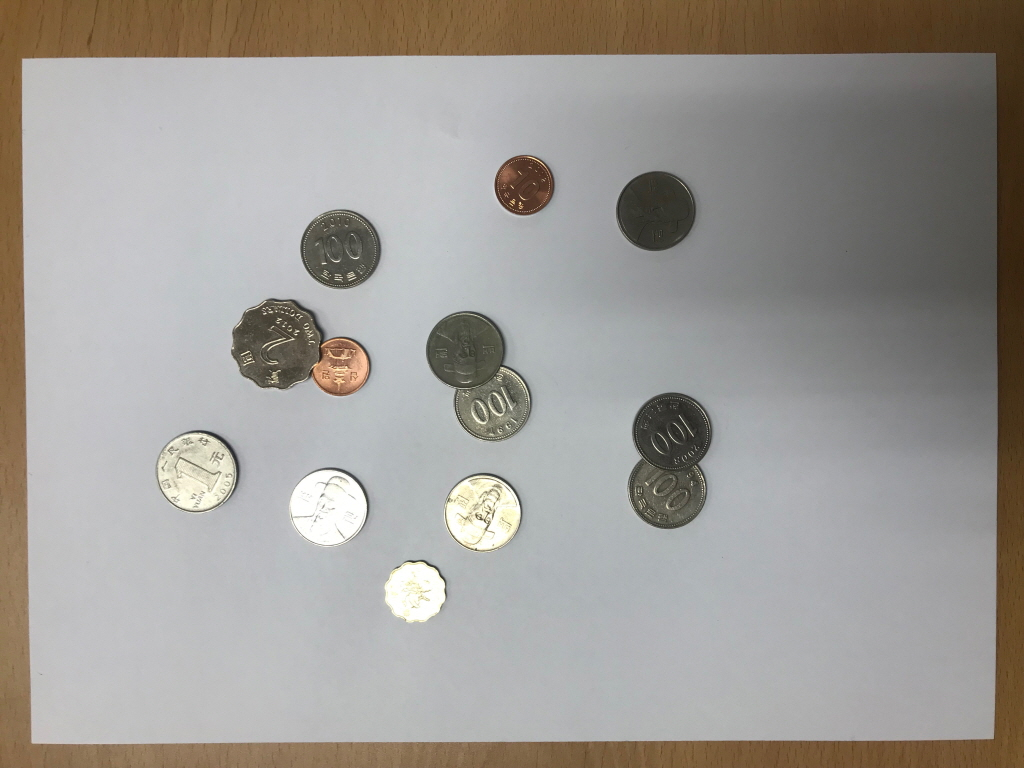
#> input picture HomeWork/HW3/coin3.JPG, 1024 x 768 px, found by its file name
$ jupyter execute HW3.ipynb
#> lines starting #> are read from the running program, lines starting #| are printed output that depends on the picture; after the words box and inside, x2 and y2 are one past the last pixel; in counts of white or black regions, pixels touching at a corner belong together
# Homework 3 due to 10.7
### CountCoin

[cell 1]
# import modules
import numpy as np
import cv2

[cell 2]
# 실행 함수
def run_main():

    # Read Image
    img = cv2.imread('coin3.jpg', 1)
#> img is the input picture: shape (768, 1024, 3); mean B, G, R 149.9, 154.6, 158.2

    while(True):

        # 동전을 인식할 ROI 지정
        roi = img[120 : 650, 250 : 800]
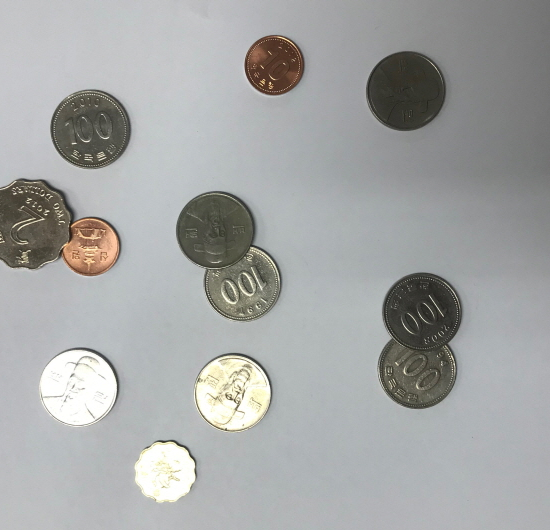
#> roi: shape (530, 550, 3); mean B, G, R 165.3, 166, 164.5
        gray = cv2.cvtColor(roi, cv2.COLOR_BGR2GRAY)
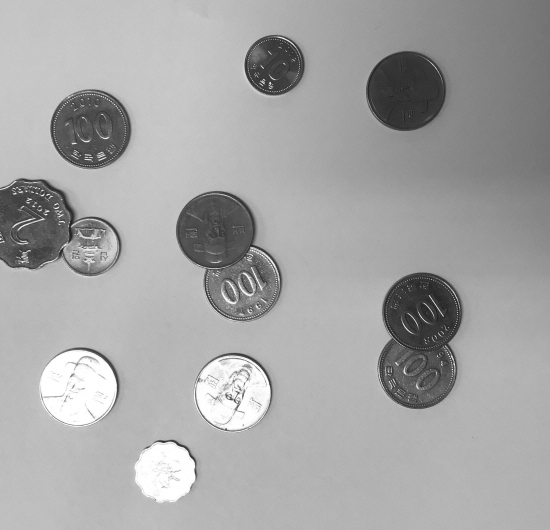
#> gray: shape (530, 550); min 30, max 255, mean 165.4

        # GaussianBlur함수로 smoothing 처리
        gray_blur = cv2.GaussianBlur(gray, (15, 15), 0)
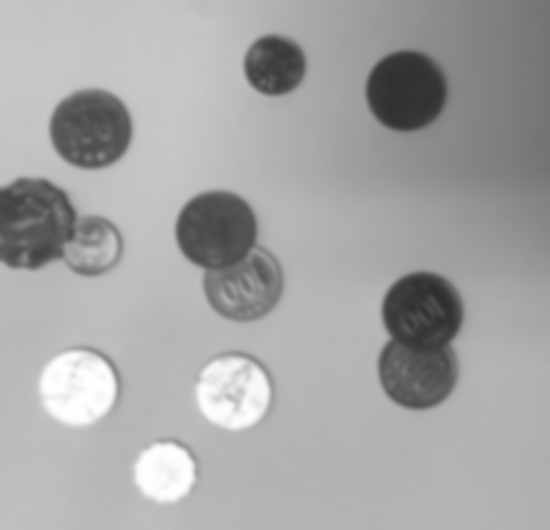
#> gray_blur: shape (530, 550); min 46, max 255, mean 165.4

        # adaptiveThreshold()로 이미지 임계처리
        thresh = cv2.adaptiveThreshold(gray_blur, 255, cv2.ADAPTIVE_THRESH_GAUSSIAN_C,cv2.THRESH_BINARY_INV, 11, 1)
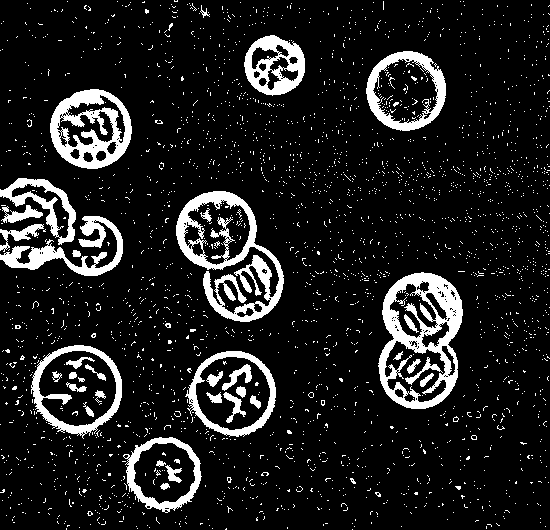
#> thresh: shape (530, 550); 11.8% white; 2693 white regions (2653 under 20 px), largest, box (x1, y1, x2, y2) and area: (378, 272, 463, 409) 4927, (176, 191, 284, 322) 4634, (50, 89, 132, 169) 3311

        # 2x2(unit8)로 커널 생성
        kernel = np.ones((2, 2), np.uint8)

        # 모폴로지 연산
        # cv2.morphologyEx()
        closing = cv2.morphologyEx(thresh, cv2.MORPH_CLOSE, kernel, iterations=5)
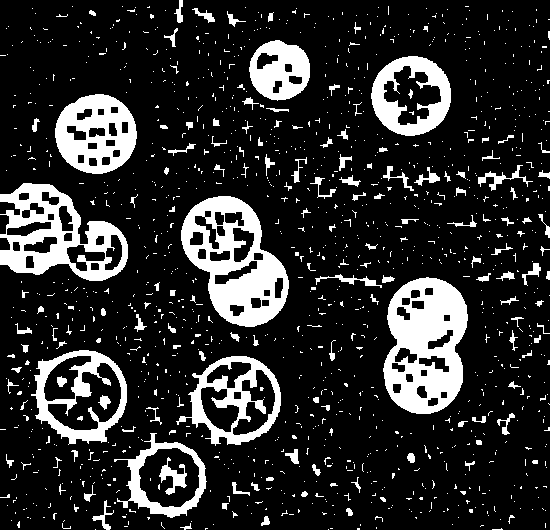
#> closing: shape (530, 550); 17.1% white; 1257 white regions (1104 under 20 px)

        # 모폴로지 연산된 이미지를 cont_img에 copy
        cont_img = closing.copy()

        # 윤곽선 검출 --> 하얀색의 객체를 검출
        # 배경은 검은색 / 검출하려는 물체는 하얀색 --> 이진화 처리된 이미지를 사용해야함.
        # cv2.findContours(이진화 이미지, 검색방법, 근사화방법)
        contours, hierarchy = cv2.findContours(cont_img, cv2.RETR_EXTERNAL,cv2.CHAIN_APPROX_SIMPLE)
#> contours = 1247 contours, 1165 with area under 20; largest, box (x1, y1, x2, y2) and area: (181, 196, 289, 327) 9054, (383, 277, 468, 414) 8989, (0, 183, 128, 281) 7968, (31, 350, 127, 445) 6542, (176, 356, 281, 446) 6026

        for cnt in contours:
            area = cv2.contourArea(cnt)
            if area < 2400 or area > 5000:
                continue
            if len(cnt) < 5:
                continue
            ellipse = cv2.fitEllipse(cnt)
            cv2.ellipse(roi, ellipse, (0,255,0), 2)
#> this loop made 1247 passes
#> area on passes 30, 60: 40.5, 28
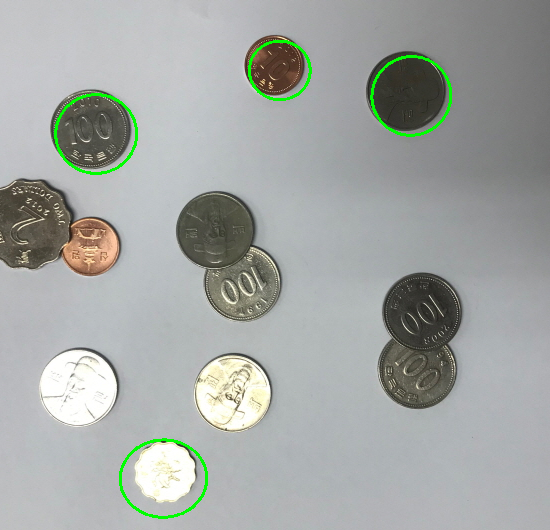
#> roi: shape (530, 550, 3); 0.96% of pixels changed, all inside (x1, y1, x2, y2) = (54, 40, 452, 519)

        cv2.imshow("Morphological Closing", closing)
        cv2.imshow("Adaptive Thresholding", thresh)
        cv2.imshow('Contours', roi)

        if cv2.waitKey(1) & 0xFF == ord('q'):
#> (key q is pressed here)
            break

    cv2.waitKey(0)
    cv2.destroyAllWindows()
    cv2.waitKey(1)

$ run again, with HomeWork/HW3/coin1.JPG copied over HomeWork/HW3/coin3.JPG
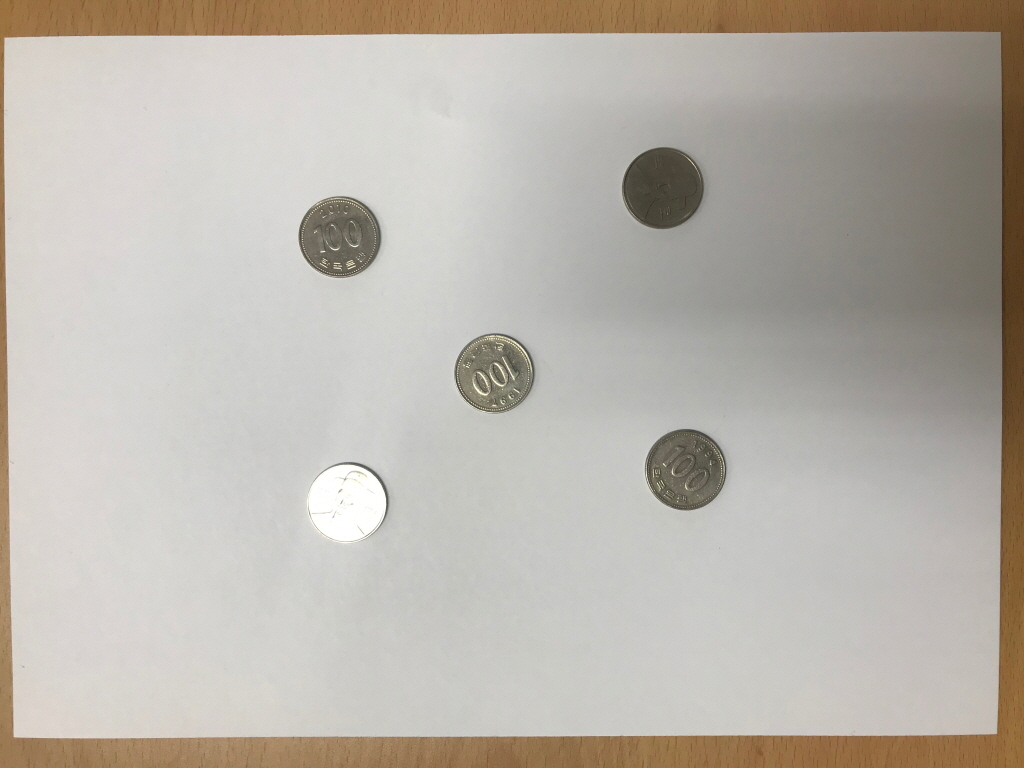
#> input picture HomeWork/HW3/coin1.JPG, 1024 x 768 px, found by its file name
#> in run_main, img is the input picture: shape (768, 1024, 3); mean B, G, R 171.7, 180, 185.7
#> in run_main, `thresh = cv2.adaptiveThreshold(gray_blur, 255, cv2.ADAPTIVE_THRESH_GAU..`:
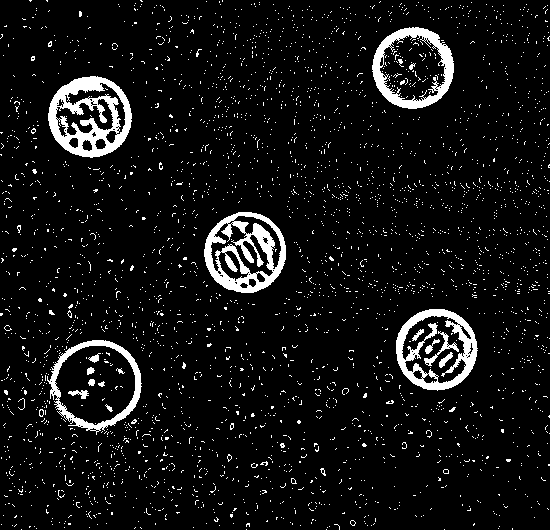
#> thresh: shape (530, 550); 7% white; 3208 white regions (3187 under 20 px), largest, box (x1, y1, x2, y2) and area: (48, 76, 132, 158) 3360, (204, 212, 286, 293) 3094, (396, 309, 478, 391) 2435
#> in run_main, `closing = cv2.morphologyEx(thresh, cv2.MORPH_CLOSE, kernel, iterations..`:
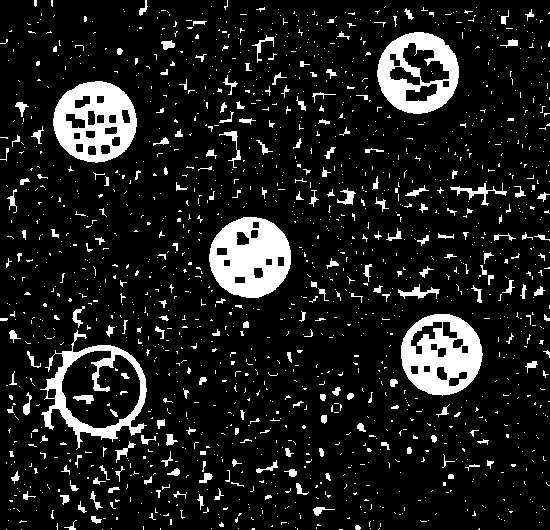
#> closing: shape (530, 550); 11.6% white; 1569 white regions (1364 under 20 px)
#> contours = 1557 contours, 1449 with area under 20; largest, box (x1, y1, x2, y2) and area: (40, 330, 147, 450) 7072, (53, 81, 137, 163) 5220, (377, 32, 459, 114) 5116, (401, 314, 483, 396) 5115, (209, 217, 291, 298) 5085
#> the loop in run_main, `for cnt in contours:` made 1557 passes
#> area on pass 45: 36

$ run again, with HomeWork/HW3/coin2.JPG copied over HomeWork/HW3/coin3.JPG
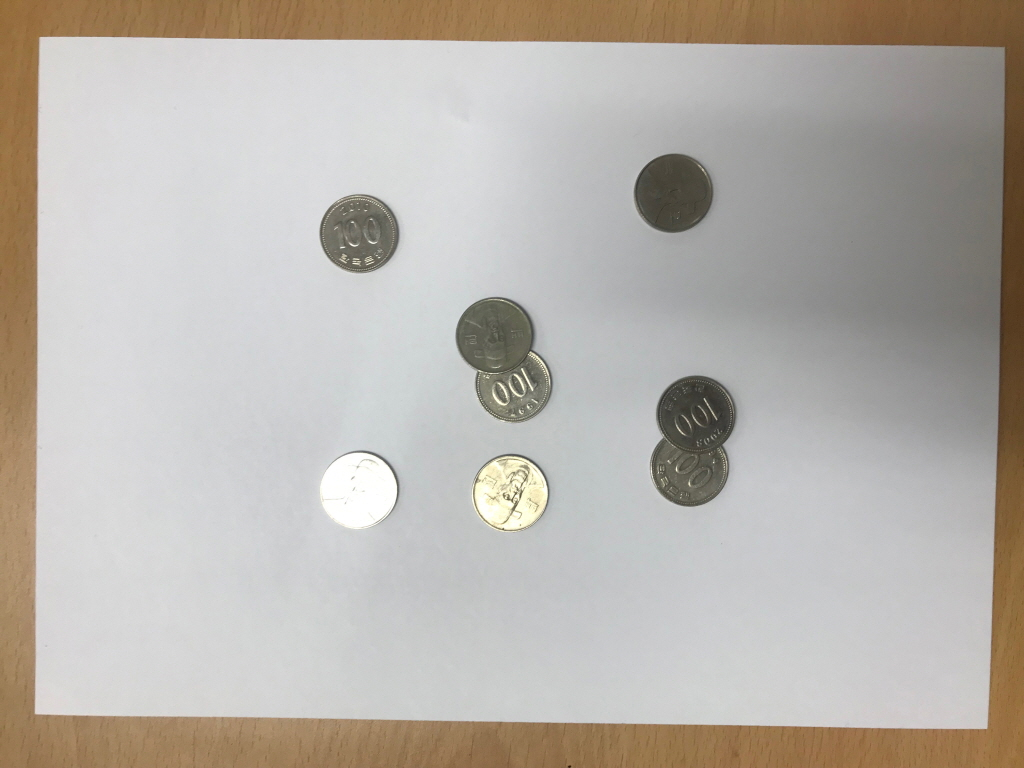
#> input picture HomeWork/HW3/coin2.JPG, 1024 x 768 px, found by its file name
#> in run_main, img is the input picture: shape (768, 1024, 3); mean B, G, R 171.5, 178.1, 183.4
#> in run_main, `thresh = cv2.adaptiveThreshold(gray_blur, 255, cv2.ADAPTIVE_THRESH_GAU..`:
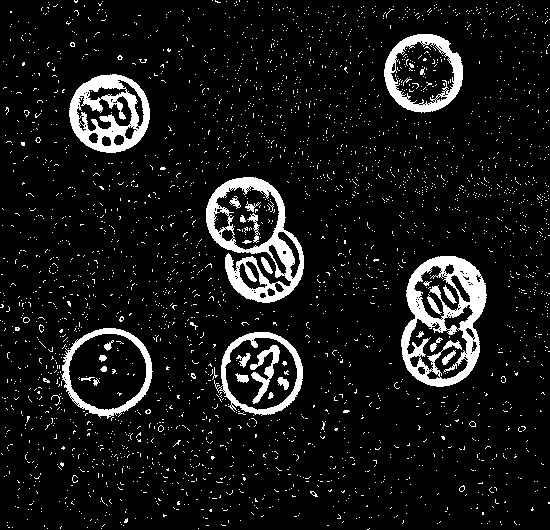
#> thresh: shape (530, 550); 8.7% white; 2891 white regions (2859 under 20 px), largest, box (x1, y1, x2, y2) and area: (401, 256, 487, 387) 4842, (206, 177, 304, 303) 4160, (69, 74, 150, 153) 3255
#> closing: shape (530, 550); 13.3% white; 1543 white regions (1386 under 20 px)
#> contours = 1536 contours, 1462 with area under 20; largest, box (x1, y1, x2, y2) and area: (406, 261, 492, 392) 8591, (211, 182, 309, 308) 8478, (53, 333, 158, 429) 6612, (210, 337, 308, 432) 5824, (74, 79, 155, 158) 4903
#> the loop in run_main, `for cnt in contours:` made 1536 passes
#> (cnt, area) on passes 1 to 3: ([[506, 529]], 0), ([[226, 529]], 0), ([[109, 529]], 0)
#> after the loop in run_main, `for cnt in contours:`:
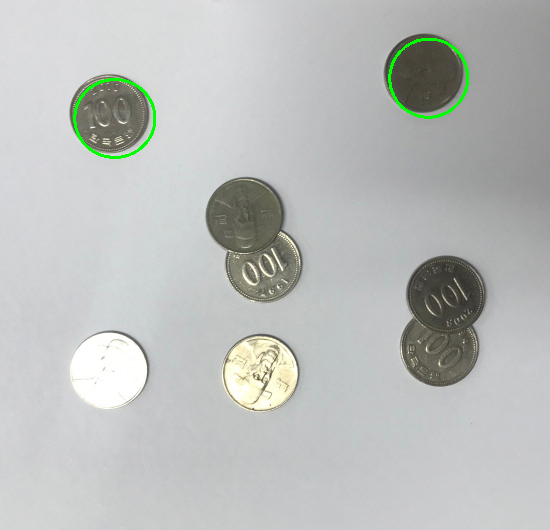
#> roi: shape (530, 550, 3); mean B, G, R 187.6, 189.5, 187
